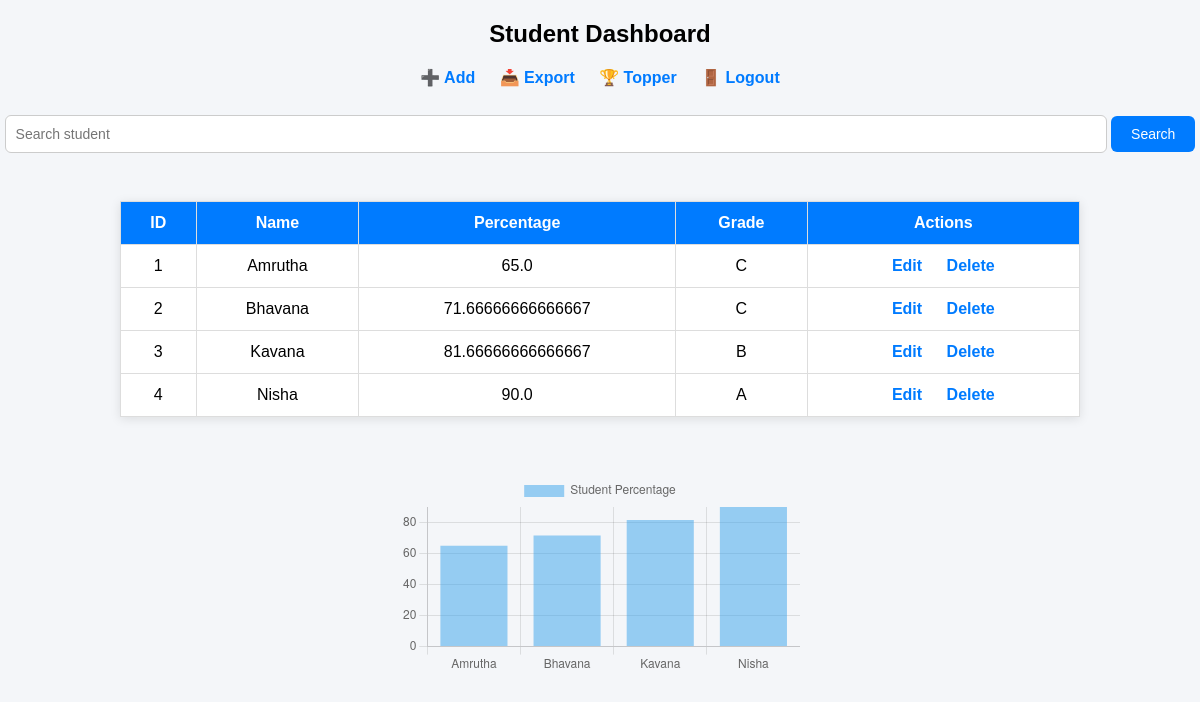
The page / (signed in) on the database its author committed.
### tables this page shows
CREATE TABLE students (
        id INTEGER PRIMARY KEY AUTOINCREMENT,
        name TEXT,
        subject1 INTEGER,
        subject2 INTEGER,
        subject3 INTEGER,
        total INTEGER,
        percentage REAL,
        grade TEXT
    );

### app.py (the view)
@app.route('/', methods=['GET', 'POST'])
def index():
    if 'user' not in session:
        return redirect('/login')
    conn = connect()
    cursor = conn.cursor()
    if request.method == 'POST':
        keyword = request.form['search']
        cursor.execute("SELECT * FROM students WHERE name LIKE ?", ('%' + keyword + '%',))
    else:
        cursor.execute("SELECT * FROM students")
    students = cursor.fetchall()
    conn.close()
    return render_template('index.html', students=students)

### app.py (called while the page is built)
def connect():
    return sqlite3.connect('database.db')

### templates/index.html (shortened to what this page needs)
<!DOCTYPE html>
<html>
<head>
    <link rel="stylesheet" href="/static/style.css">
</head>
<body>
<h2 style="text-align:center;">Student Dashboard</h2>
<div style="text-align:center;">
    <a href="/add">➕ Add</a>
    <a href="/export">📥 Export</a>
    <a href="/topper">🏆 Topper</a>
    <a href="/logout">🚪 Logout</a>
</div>
<br>
<form method="POST" style="text-align:center;">
    <input type="text" name="search" placeholder="Search student">
    <button type="submit">Search</button>
</form>
<br>
<table>
    <tr>
        <th>ID</th>
        <th>Name</th>
        <th>Percentage</th>
        <th>Grade</th>
        <th>Actions</th>
    </tr>
    {% for s in students %}
    <tr>
        <td>{{ s[0] }}</td>
        <td>{{ s[1] }}</td>
        <td>{{ s[6] }}</td>
        <td>{{ s[7] }}</td>
        <td>
            <a href="/update/{{ s[0] }}">Edit</a>
            <a href="/delete/{{ s[0] }}">Delete</a>
        </td>
    </tr>
    {% endfor %}
</table>
<br>
<canvas id="chart" width="400" height="200"></canvas>
<script>
fetch('/chart-data')
.then(res => res.json())
.then(data => {
    new Chart(document.getElementById('chart'), {
        type: 'bar',
        data: {
            labels: data.names,
            datasets: [{
                label: 'Student Percentage',
                data: data.percentages
            }]
        }
    });
});
</script>
</body>
</html>

### static/style.css (style rules this page uses)
body { font-family: Arial, sans-serif; background: #f4f6f9; margin: 0; padding: 0; }
input { width: 90%; padding: 10px; margin: 10px 0; border: 1px solid #ccc; border-radius: 6px; font-size: 14px; }
button { padding: 10px 20px; background: #007bff; color: white; border: none; border-radius: 6px; cursor: pointer; font-size: 14px; }
a { text-decoration: none; margin: 10px; color: #007bff; font-weight: bold; }
table { width: 80%; margin: 20px auto; border-collapse: collapse; background: white; box-shadow: 0 2px 10px rgba(0,0,0,0.1); }
th { background: #007bff; color: white; }
th, td { padding: 12px; border: 1px solid #ddd; text-align: center; }
h2 { text-align: center; }
canvas { display: block; margin: 20px auto; max-width: 600px; }

### rows shown on the page
students: id "1", name "Amrutha", percentage "65.0", grade "C"
students: id "2", name "Bhavana", percentage "71.66666666666667", grade "C"
students: id "3", name "Kavana", percentage "81.66666666666667", grade "B"
students: id "4", name "Nisha", percentage "90.0", grade "A"
